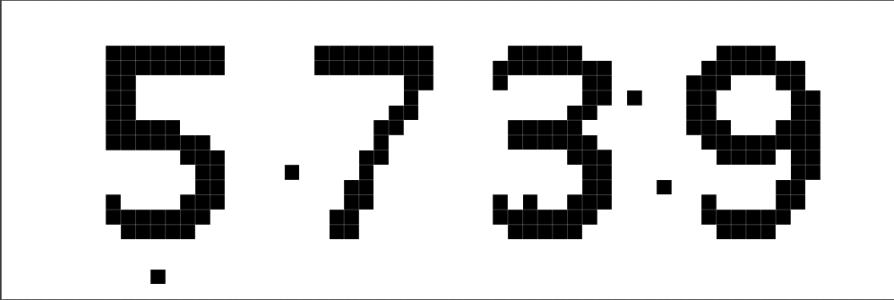
#> input picture YanZhengMa/verfcode/2.jpg, 894 x 300 px, found by its file name
$ python verfcode.py   (Python 2 division)
#> lines starting #> are read from the running program, lines starting #| are printed output that depends on the picture; after the words box and inside, x2 and y2 are one past the last pixel; in counts of white or black regions, pixels touching at a corner belong together
# -*- coding: utf-8 -*-

"""
------------------------------------------------
describe:
------------------------------------------------
"""
import Image
import pytesseract
from numpy import *


pic = r"D:\py_file_2.7\YanZhengMa\verfcode\2.jpg"
im = Image.open(pic)
#> im is the input picture: PIL image 894x300 RGB; min 0, max 255, mean 210.2
im = im.convert('RGB')
# 拉长图像，方便识别。
im = im.resize((200, 80))
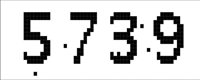
#> im: PIL image 200x80 RGB; min 0, max 255, mean 210.4
a = array(im)
for i in xrange(len(a)):
    for j in xrange(len(a[i])):
        if a[i][j][0] == 255:
            a[i][j] = [0, 0, 0]
        else:
            a[i][j] = [255, 255, 255]
#> this loop made 80 passes
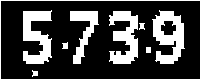
#> a: shape (80, 200, 3); 26.1% white; 9 white regions, largest, box (x1, y1, x2, y2) and area: (152, 10, 185, 64) 1030, (23, 10, 52, 64) 969, (109, 11, 138, 64) 953
im = Image.fromarray(a)
im.show()
#> (the run stopped early here; a loop or call above may not have finished)
